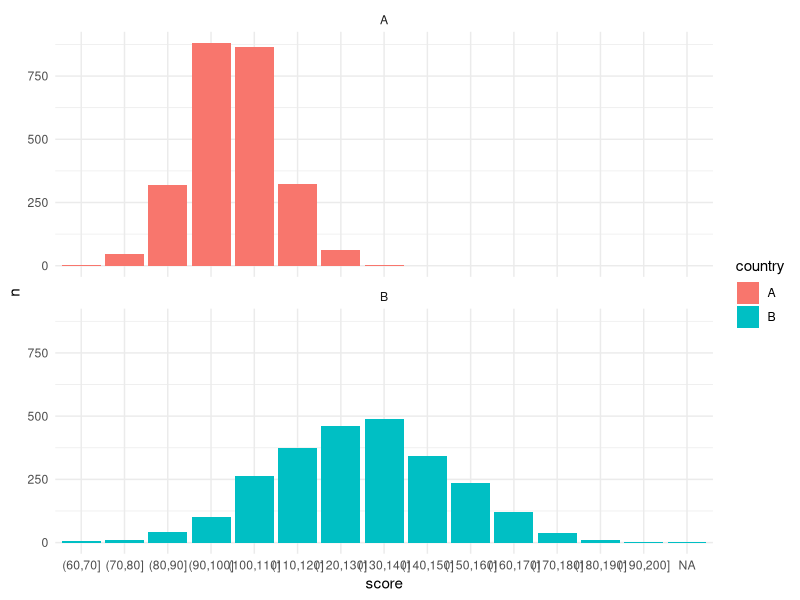
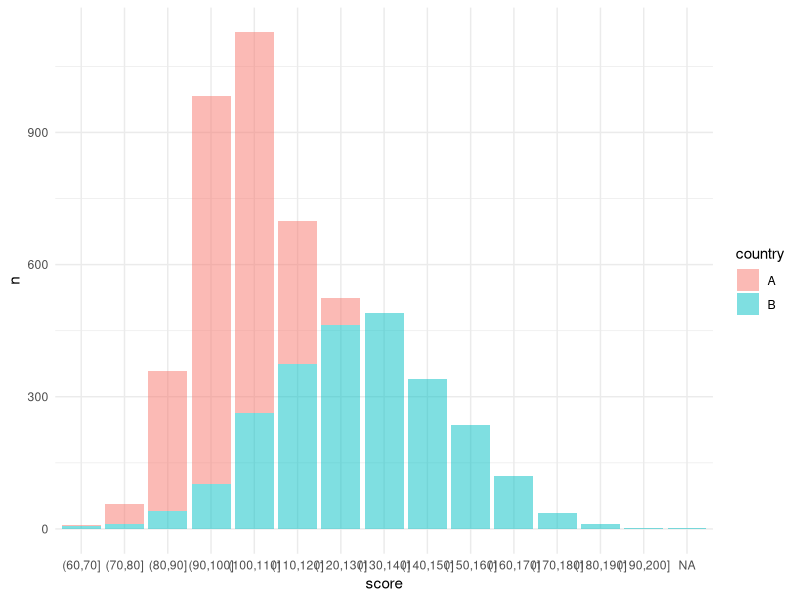
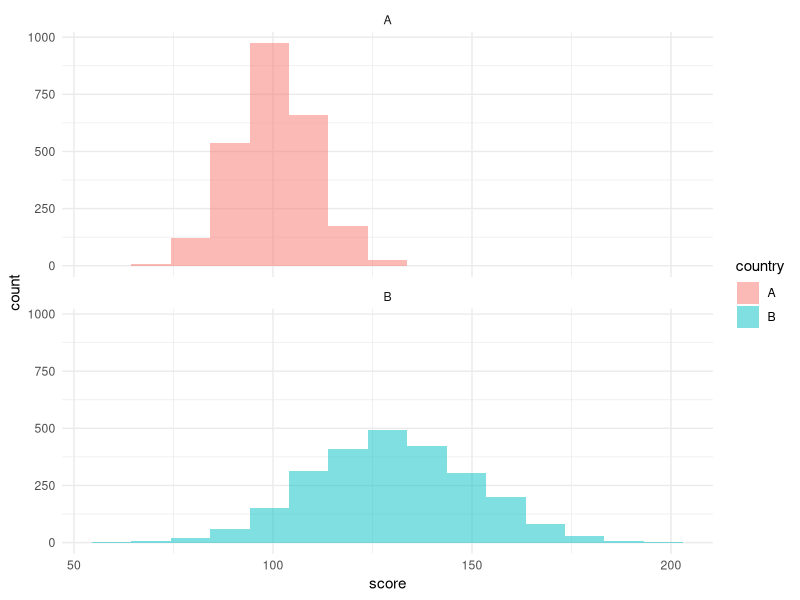
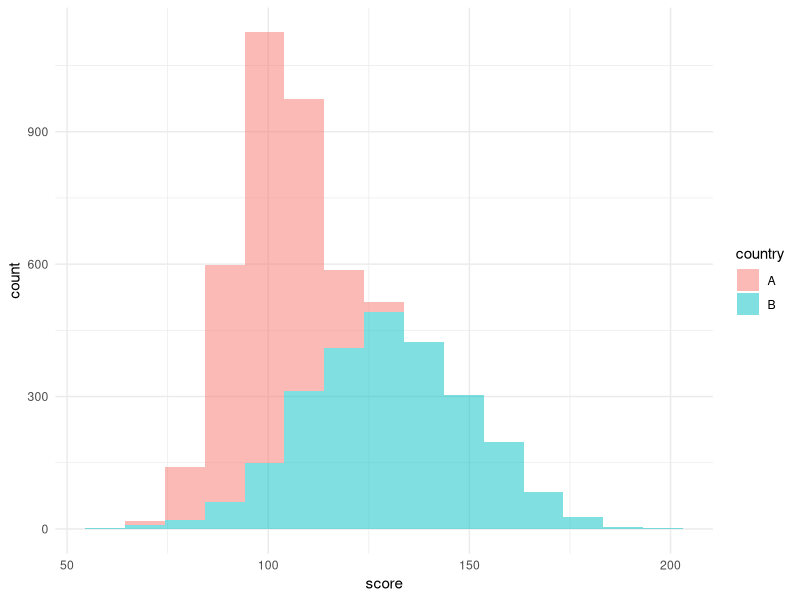
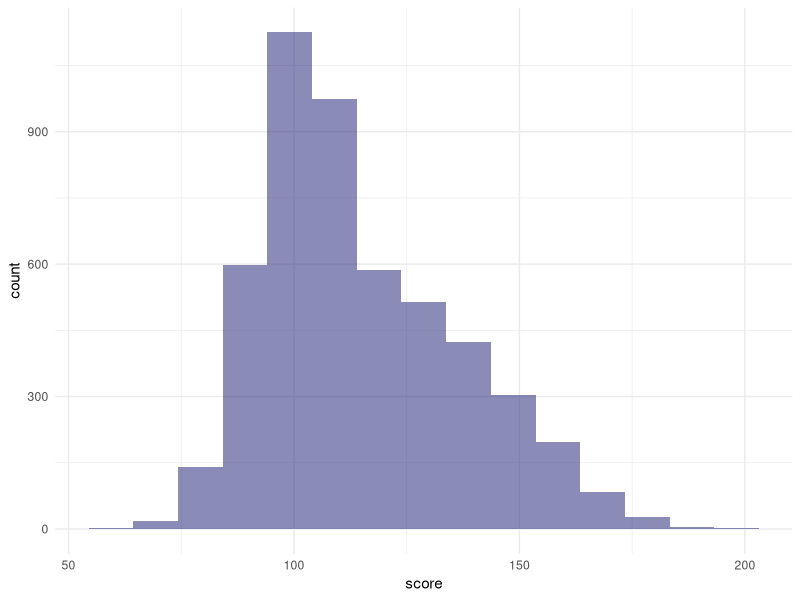
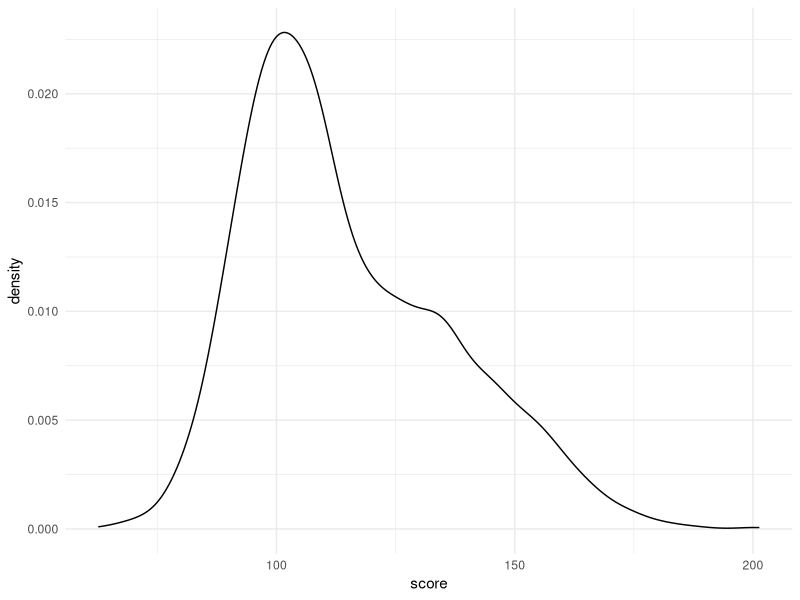
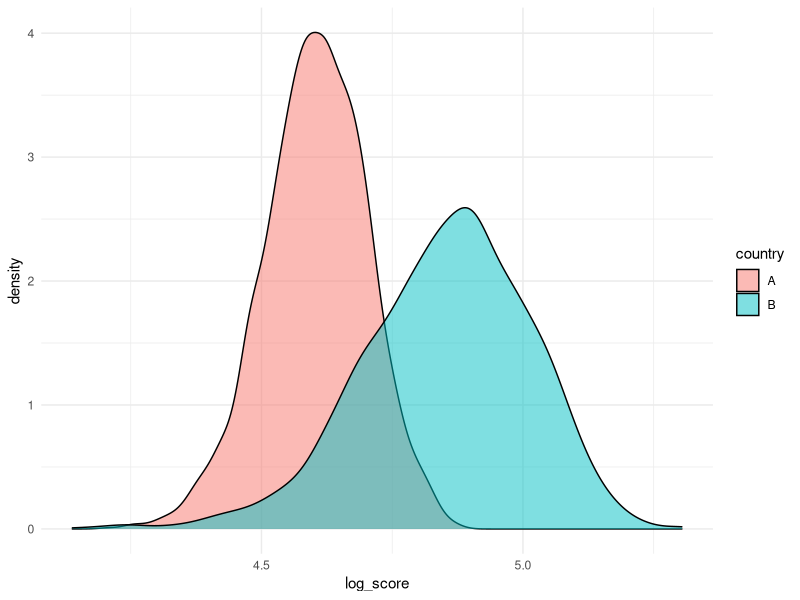
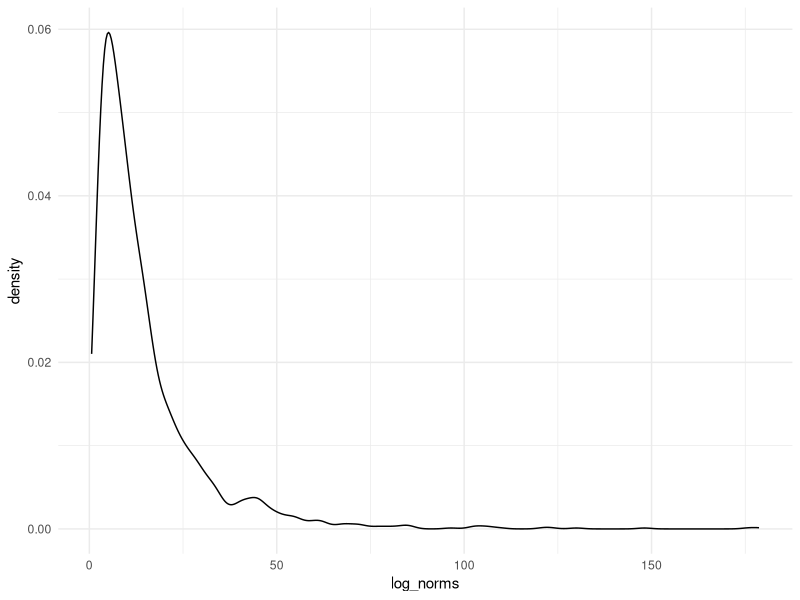

Reproduce these figures in R, in order.
## ---- chunk 1
library(tidyverse)
set.seed(2024)

country_a <- rnorm(2500, mean = 100, sd = 10) %>% as_tibble() %>% rename(score = value) %>% mutate(country = "A")

country_b <- rnorm(2500, mean = 130, sd = 20) %>% as_tibble() %>% rename(score = value) %>% mutate(country = "B")

countries_tbl <- bind_rows(country_a, country_b)

# count the observations by bind and by country
bins <- seq(0, 200, by = 10)
counts_tbl <- countries_tbl %>% count(country, score = cut(score, bins))

counts_tbl %>% 
ggplot(aes(x = score, y = n, fill = country)) +
geom_col(position = "dodge") +
theme_minimal() +
facet_wrap(~country, nrow = 2)


counts_tbl %>%
    ggplot(aes(x = score, y = n, fill = country)) +
    geom_col(alpha = 0.5) +
    theme_minimal()




countries_tbl %>%
    ggplot(aes(x = score, fill = country)) +
    geom_histogram(alpha = 0.5, bins = 15) +
    theme_minimal() +
    facet_wrap(~country, nrow = 2)

countries_tbl %>%
    ggplot(aes(x = score, fill = country)) +
    geom_histogram(alpha = 0.5, bins = 15, position = "stack") +
    theme_minimal()

countries_tbl %>%
    ggplot(aes(x = score)) +
    geom_histogram(alpha = 0.5, bins = 15, fill = "midnightblue") +
    theme_minimal()


countries_tbl %>%
    ggplot(aes(x = score)) +
    geom_density(alpha = 0.5) +
    theme_minimal()


countries_tbl = countries_tbl %>% 
mutate(log_score = log(score))

countries_tbl %>% 
    ggplot(aes(x = log_score, fill = country)) +
    geom_density(alpha = 0.5) +
    theme_minimal()

log_norms = rlnorm(2000, log(10), log(2.5)) %>% as_tibble() %>% rename(log_norms = value)


log_norms %>% 
    ggplot(aes(x = log_norms)) +
    geom_density(alpha = 0.5) +
    theme_minimal()
## ---- chunk 2
set.seed(2024)

country_a <- rnorm(2500, mean = 6.8, sd = 2) %>% as_tibble() %>% rename(score = value) %>% mutate(country = "A")

country_b <- rnorm(1000, mean = 13.3, sd = 3) %>% as_tibble() %>% rename(score = value) %>% mutate(country = "B")

countries_tbl <- bind_rows(country_a, country_b)

# count the observations by bind and by country
bins <- seq(-10, 40, by = 1)
counts_tbl <- countries_tbl %>% count(country, score = cut(score, bins))



counts_tbl %>% 
ggplot(aes(x = score, y = n, fill = country)) +
geom_col(position = "dodge") +
theme_minimal() +
facet_wrap(~country, nrow = 2)


counts_tbl %>%
    ggplot(aes(x = score, y = n, fill = country)) +
    geom_col(alpha = 0.5) +
    theme_minimal()




countries_tbl %>%
    ggplot(aes(x = score, fill = country)) +
    geom_histogram(alpha = 0.5, bins = 20) +
    theme_minimal() +
    facet_wrap(~country, nrow = 2)

countries_tbl %>%
    ggplot(aes(x = score, fill = country)) +
    geom_histogram(alpha = 0.5, bins = 20) +
    theme_minimal()

countries_tbl %>%
    ggplot(aes(x = score)) +
    geom_histogram(alpha = 0.5, bins = 20, fill = "midnightblue") +
    theme_minimal()
